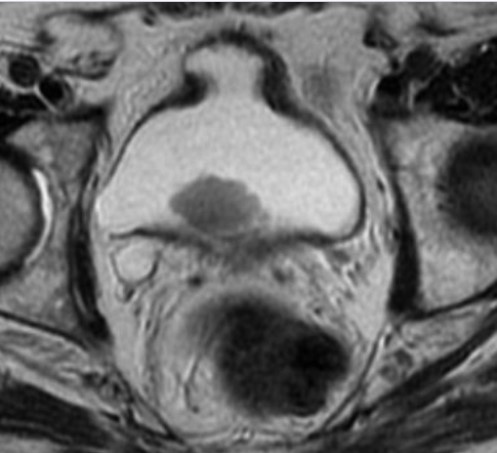
#> input picture cancer.jpg, 497 x 453 px
$ jupyter execute sift.ipynb
#> lines starting #> are read from the running program, lines starting #| are printed output that depends on the picture
### SIFT (Scale-Invariant Feature Transform)

SIFT is a robust computer vision algorithm used to detect and describe local features in images. It identifies keypoints in the image that are invariant to scale, rotation, and illumination, making it ideal for matching and object recognition tasks.

#### Parameters

When using cv.SIFT_create(), you can customize the SIFT detector with several parameters (defaults are shown):

- nfeatures: Maximum number of features to retain.
- nOctaveLayers: Number of layers in each octave.
- contrastThreshold: Threshold to filter out weak features in low-contrast regions.
- edgeThreshold: Threshold to filter out keypoints near edges.
- sigma: Gaussian smoothing applied to the image at the first octave.

#### Returns

Calling sift.detectAndCompute(image, None) returns:

- keypoints: A list of cv2.KeyPoint objects, each representing a distinctive region in the image.

- descriptors: A NumPy array of shape (N, 128) where N is the number of keypoints. Each row is a 128-dimensional vector describing the region around a keypoint.

#### Advantages of SIFT

- Scale and Rotation Invariance: Detects features regardless of image size or orientation.

- Robust to Illumination Changes: Handles lighting variations effectively.

- Highly Distinctive: Keypoints are stable and discriminative.

- Good Matching Performance: Works well in real-time feature matching and recognition.

#### For futher information follow the link below:

[What is SIFT(Scale Invariant Feature Transform) Algorithm?](https://www.analyticsvidhya.com/blog/2019/10/detailed-guide-powerful-sift-technique-image-matching-python/)

[cell 1]
import cv2 as cv
import numpy as np
import matplotlib.pyplot as plt

# Step 1: Read and preprocess the image
image_path = 'cancer.jpg'
original_image = cv.imread(image_path)
#> original_image is the input picture: shape (453, 497, 3); mean B, G, R 104, 103.9, 103.9

if original_image is None:
    raise FileNotFoundError(f"Image not found at path: {image_path}")

# Convert the image to grayscale
gray_image = cv.cvtColor(original_image, cv.COLOR_BGR2GRAY)

# Step 2: Extract SIFT features
sift = cv.SIFT_create()
keypoints, descriptors = sift.detectAndCompute(gray_image, None)
#> keypoints = 796 keypoints; strongest (x, y, size): (405, 299, 26.7), (40, 178, 8), (36, 90, 6), (274, 90, 25.5)

print(f"Number of keypoints detected: {len(keypoints)}")
#| Number of keypoints detected: 796
print(f"Descriptor shape: {descriptors.shape}")  # [number of keypoints, descriptor length]
#| Descriptor shape: (796, 128)

# Step 3: Draw keypoints on the image
keypoint_image = cv.drawKeypoints(
    gray_image,
    keypoints,
    original_image.copy(),
    flags=cv.DRAW_MATCHES_FLAGS_DRAW_RICH_KEYPOINTS
)
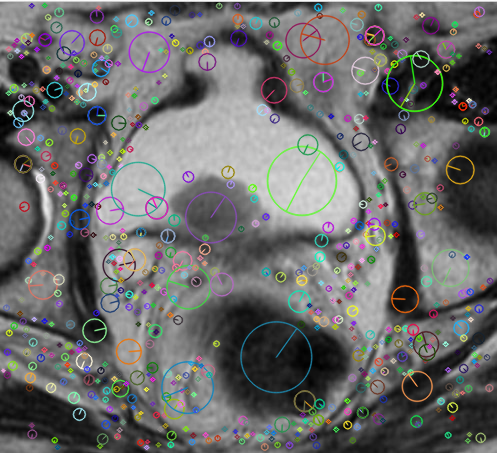
#> keypoint_image: shape (453, 497, 3); mean B, G, R 105.4, 106, 105.6

# Step 4: Visualize original and keypoint images
plt.figure(figsize=(12, 4))

plt.subplot(1, 2, 1)
plt.imshow(gray_image, cmap='gray')
plt.title('Grayscale Image')
plt.axis('off')

plt.subplot(1, 2, 2)
# Convert BGR to RGB for correct display in matplotlib
plt.imshow(cv.cvtColor(keypoint_image, cv.COLOR_BGR2RGB))
plt.title('Image with SIFT Keypoints')
plt.axis('off')

plt.tight_layout()
plt.show()
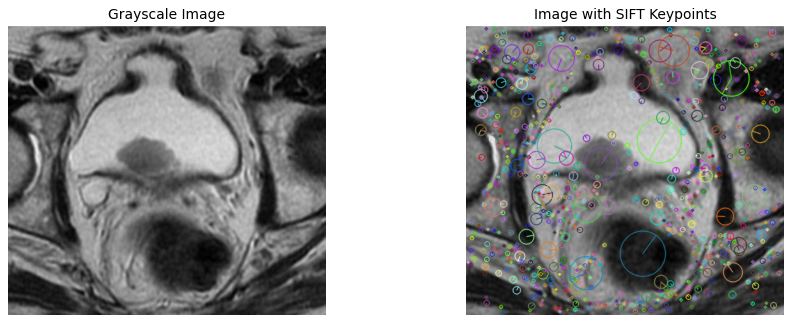
#> figure drawn by matplotlib, 2 panels
